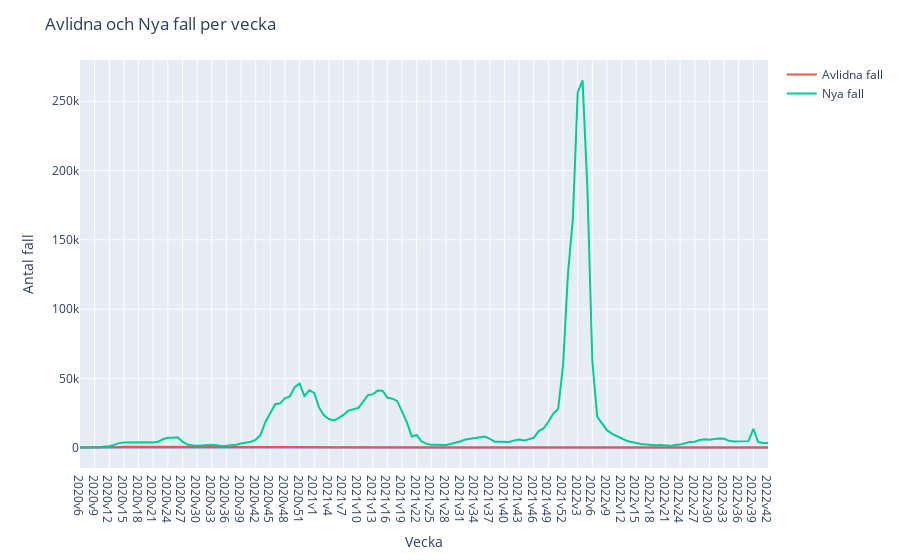

Source (notebook cell):
### Code cell
fig = px.line(covid_data, x='Vecka')
fig.add_scatter(x=covid_data['Vecka'], y=covid_data['Antal_avlidna_vecka'], mode='lines', name='Avlidna fall')
fig.add_scatter(x=covid_data['Vecka'], y=covid_data['Antal_fall_vecka'],mode='lines', name='Nya fall')
fig.update_layout(title='Avlidna och Nya fall per vecka', xaxis_title='Vecka', yaxis_title='Antal fall')
fig.show()

### Figure 1 — Plotly figure (JSON) as saved in the notebook; plotly's stock layout.template omitted (floating-point values rounded to 4 significant figures; data arrays with more than 128 entries replaced by an {"elided": "..."} marker saying what was removed)
{"data": [{"hovertemplate": "Vecka=%{x}<br>index=%{y}<extra></extra>", "legendgroup": "", "line": {"color": "#636efa", "dash": "solid"}, "marker": {"symbol": "circle"}, "mode": "lines", "name": "", "orientation": "h", "showlegend": false, "type": "scatter", "x": {"elided": "142 str values"}, "xaxis": "x", "y": {"elided": "142 int values"}, "yaxis": "y"}, {"mode": "lines", "name": "Avlidna fall", "type": "scatter", "x": {"elided": "142 str values"}, "y": {"elided": "142 int values"}}, {"mode": "lines", "name": "Nya fall", "type": "scatter", "x": {"elided": "142 str values"}, "y": {"elided": "142 int values"}}], "layout": {"legend": {"tracegroupgap": 0}, "margin": {"t": 60}, "title": {"text": "Avlidna och Nya fall per vecka"}, "xaxis": {"anchor": "y", "domain": [0, 1], "title": {"text": "Vecka"}}, "yaxis": {"anchor": "x", "domain": [0, 1], "title": {"text": "Antal fall"}}}}
